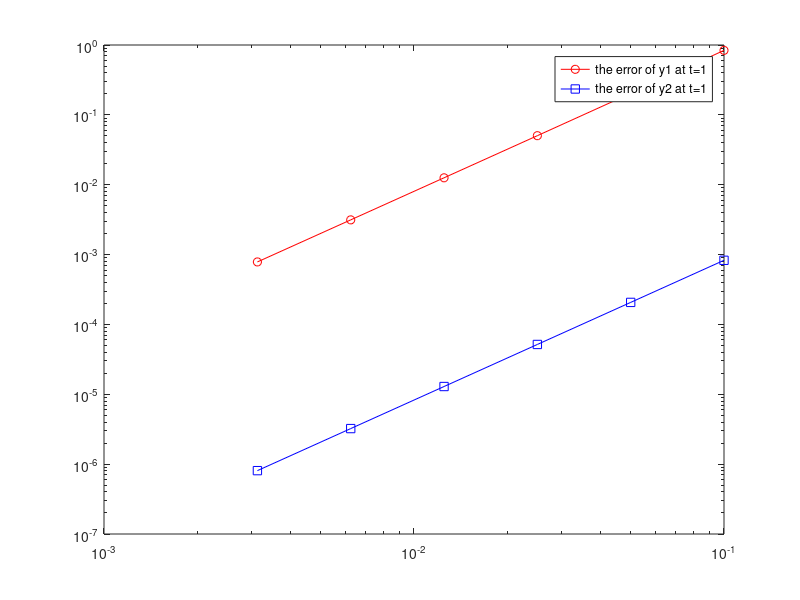

Write the MATLAB code that produced this figure.
hvec = 0.1*2.^(-(0:5));
y1real = @(t) exp(t^2+2*t);
y2real = @(t) (3*t+1)^(1/3);
error1vec = [];
error2vec = [];
red_fac1 = [];
red_fac2 = [];
for h = hvec
    num_int = 1/h;
    tvec = 0 + (0:num_int)*h;
    tvec = tvec';
    y1= 1;
    y2vec = ones(num_int+1,1);
    for i = 1:num_int
        y1 = y1 *(1+h*(tvec(i)+1))/(1-h*(tvec(i+1)+1));
        y2 = y2vec(i);
        y2vec(i+1) = fzero(@(y)(2*y^3-h)/(2*y^2)- (2*y2^3+h)/(2*y2^2),1);
    end
    y2 = y2vec(num_int+1);
    error1 = abs(y1 - y1real(1));
    error2 = abs(y2 - y2real(1));
    
    if length(error1vec) > 1
        red_fac1 = [red_fac1; error1/error1vec(length(error1vec)) ];
        red_fac2 = [red_fac2; error2/error2vec(length(error1vec)) ];
    end
    error1vec = [error1vec; error1];
    error2vec = [error2vec; error2];
    
end
 loglog(hvec,error1vec,'ro-');
 hold on
 loglog(hvec,error2vec,'bs-');
legend(  "the error of y1 at t=1", "the error of y2 at t=1" );

